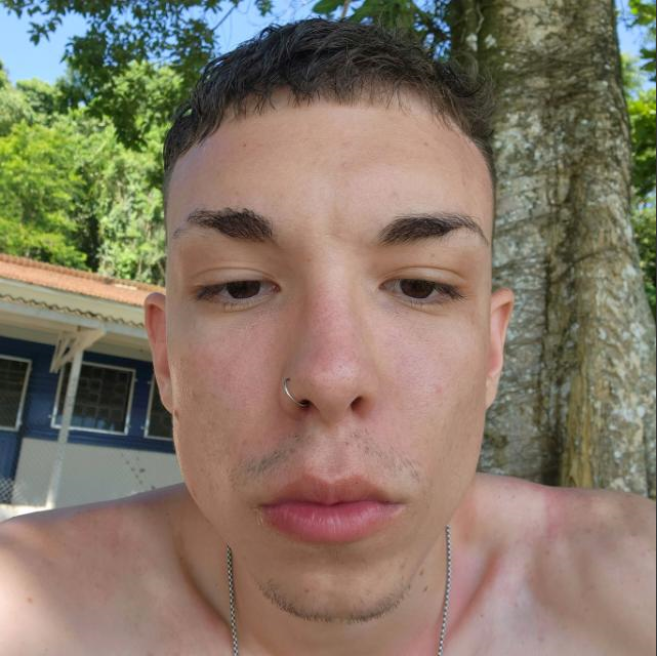
#> input picture images/cria.png, 657 x 656 px
$ python transformacoes.py
#> lines starting #> are read from the running program, lines starting #| are printed output that depends on the picture
# -Girar a imagem 90 graus
# -Inverter a imagem (horizontal/vertical)
import cv2
import numpy as np
import matplotlib.pyplot as plt

# Carrega a imagem
img = cv2.imread('images/cria.png')
#> img is the input picture: shape (656, 657, 3); mean B, G, R 102.8, 119.3, 133.3
cv2.imshow('Imagem Original', img)

# Girar a imagem 90 graus
img_rotated = cv2.rotate(img, cv2.ROTATE_90_CLOCKWISE)
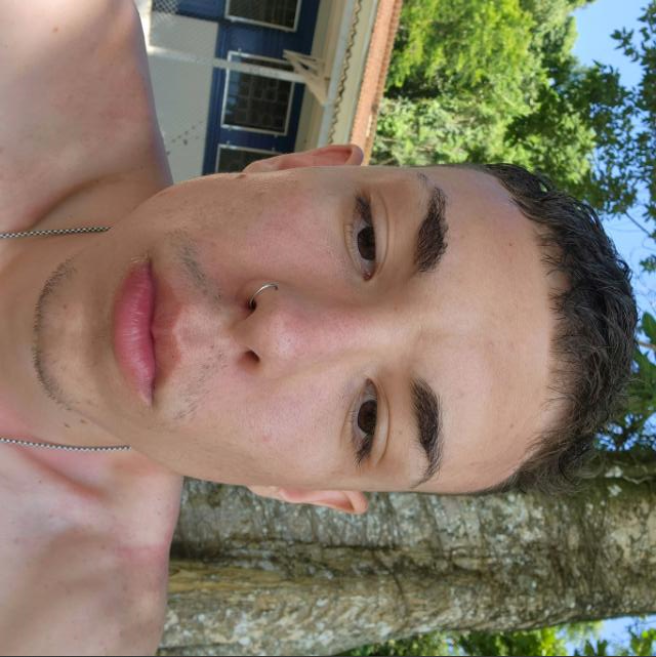
#> img_rotated: shape (657, 656, 3); mean B, G, R 102.8, 119.3, 133.3
cv2.imshow('Imagem Girada 90 graus', img_rotated)

# Inverter a imagem
img_flipped = cv2.flip(img, 1)
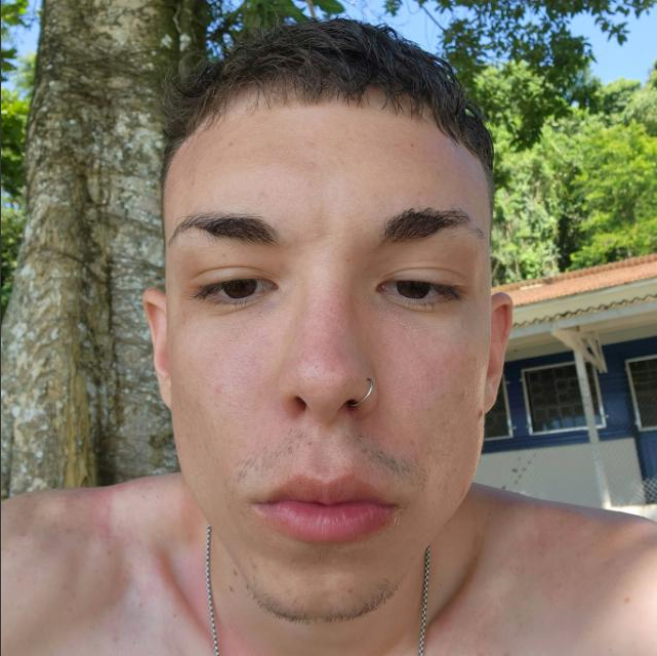
#> img_flipped: shape (656, 657, 3); mean B, G, R 102.8, 119.3, 133.3
cv2.imshow('Imagem Invertida Horizontal', img_flipped)
cv2.waitKey(0)
